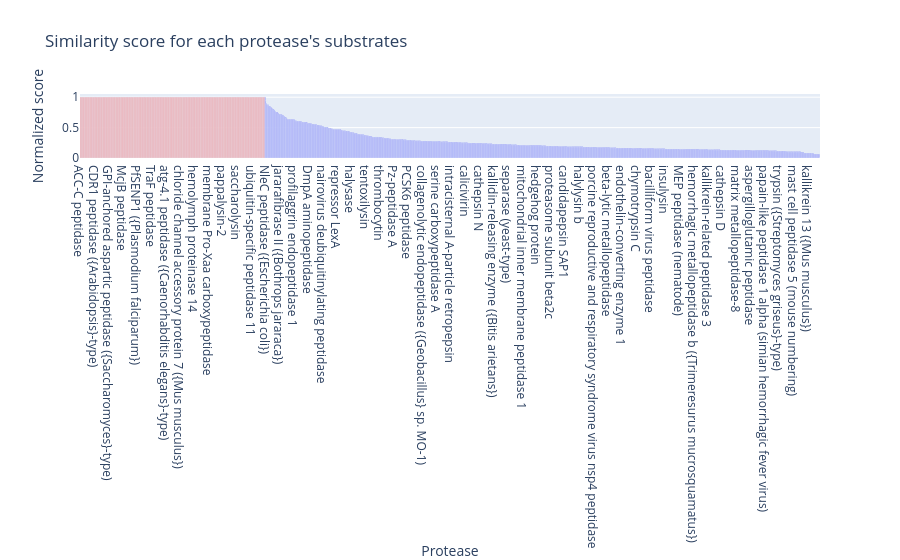
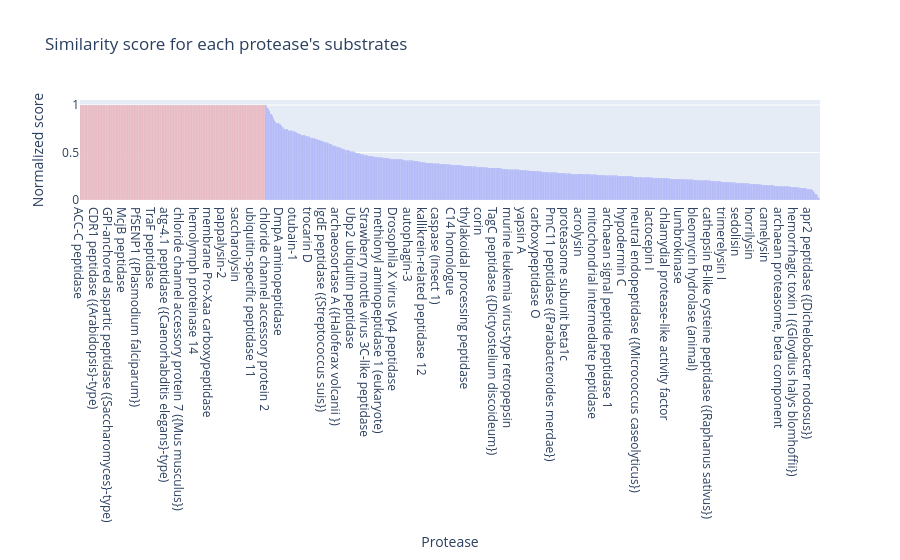

The notebook cell these images were saved under, in order:
### Code cell
plot_substrate_similarities(substrate_similarities_biopython)
plot_substrate_similarities(substrate_similarities_positionwise)

### Figure 1 — Plotly figure (JSON) as saved in the notebook; plotly's stock layout.template omitted (floating-point values rounded to 4 significant figures; data arrays with more than 128 entries replaced by an {"elided": "..."} marker saying what was removed)
{"data": [{"marker": {"color": {"elided": "1193 str values"}}, "type": "bar", "x": {"elided": "1193 str values"}, "y": {"elided": "1193 float values"}}], "layout": {"title": {"text": "Similarity score for each protease's substrates"}, "xaxis": {"title": {"text": "Protease"}}, "yaxis": {"title": {"text": "Normalized score"}}}}

### Figure 2 — Plotly figure (JSON) as saved in the notebook; plotly's stock layout.template omitted (floating-point values rounded to 4 significant figures; data arrays with more than 128 entries replaced by an {"elided": "..."} marker saying what was removed)
{"data": [{"marker": {"color": {"elided": "1192 str values"}}, "type": "bar", "x": {"elided": "1192 str values"}, "y": {"elided": "1192 float values"}}], "layout": {"title": {"text": "Similarity score for each protease's substrates"}, "xaxis": {"title": {"text": "Protease"}}, "yaxis": {"title": {"text": "Normalized score"}}}}
